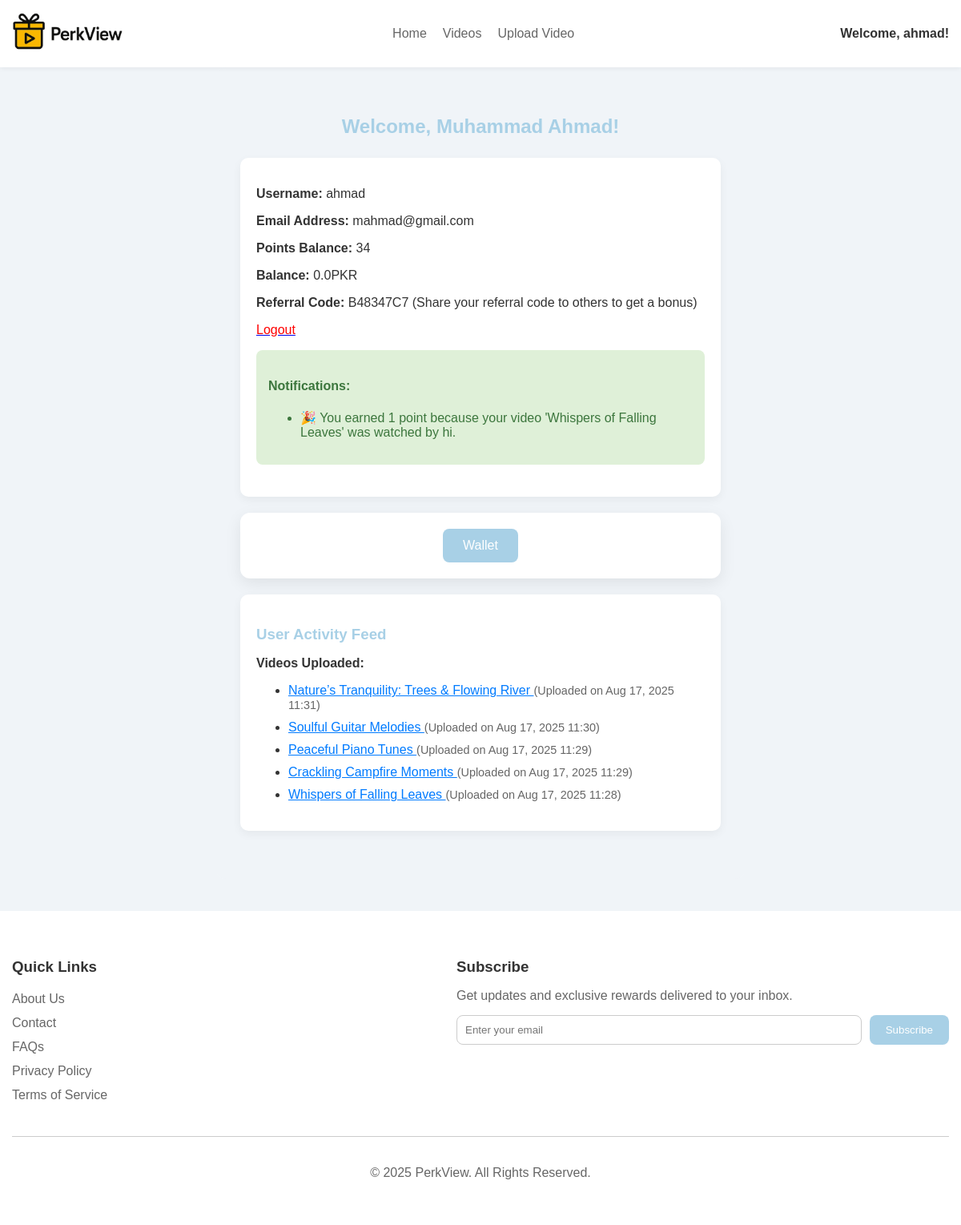
Page /profile/ (signed in) on the committed database.
### home/models.py (models this page shows, shortened)
class Profile(models.Model):
    STATUS_CHOICES = [
        ('active', 'Active'),
        ('inactive', 'Inactive'),
        ('banned', 'Banned'),
    ]
    user = models.OneToOneField(User, on_delete=models.CASCADE)
    full_name = models.CharField(max_length=255)
    account_status = models.CharField(max_length=20, choices=STATUS_CHOICES, default='active')
    points_balance = models.IntegerField(default=0)
    usd_balance = models.FloatField(default=0.0)
    join_date = models.DateTimeField(default=timezone.now)
    referral_code = models.CharField(max_length=10, unique=True, blank=True)
    referred_by = models.CharField(max_length=10, blank=True, null=True)
    notifications = models.TextField(blank=True, default="")
    def save(self, *args, **kwargs):
        if not self.referral_code:
            self.referral_code = str(uuid.uuid4())[:8].upper()
        super(Profile, self).save(*args, **kwargs)

class MediaUpload(models.Model):
    title = models.CharField(max_length=100)
    description = models.TextField()
    tags = models.CharField(max_length=255, blank=True, null=True)
    category = models.CharField(max_length=50)
    caption = models.CharField(max_length=255, blank=True, null=True)
    username = models.CharField(max_length=150)
    media_file = models.FileField(upload_to='uploads/videos/')
    uploaded_at = models.DateTimeField(default=timezone.now)

### home/views.py (the view)
# urls.py: path('profile/', views.profile, name='profile'),
def profile(request):
    if request.user.is_anonymous:
        return redirect('/login')
    user_profile = request.user.profile
    user_videos = MediaUpload.objects.filter(username=request.user.username).order_by('-uploaded_at')
    notifications = user_profile.notifications.splitlines() if user_profile.notifications else []
    user_profile.notifications = ""
    user_profile.save()
    context = {
        "notifications": notifications,
        "user_videos": user_videos,
        "username": request.user.username,
        "email": request.user.email,
        "full_name": user_profile.full_name,
        "points_balance": user_profile.points_balance,
        "usd_balance": user_profile.usd_balance,
        "join_date": user_profile.join_date,
        "referral_code": user_profile.referral_code,
        "referred_by": user_profile.referred_by,
    }
    return render(request, "profile.html", context)

### templates/profile.html
{% extends 'base.html' %}
{% block base %}
<main
    style="background-color:#F0F4F8; padding:40px 30px; border-radius:12px; max-width:600px; margin:0 auto; font-family:sans-serif; color:#333333;">
    <h2 style="color:#A8D0E6; text-align:center; margin-bottom:25px;">Welcome, {{ full_name }}!</h2>
    <div
        style="background-color:#FFFFFF; padding:20px; border-radius:10px; box-shadow:0 4px 12px rgba(0,0,0,0.05); margin-bottom:20px;">
        <p><strong>Username:</strong> <span id="profile-username">{{ username }}</span></p>
        <p><strong>Email Address:</strong> <span id="profile-email">{{ email }}</span></p>
        <p><strong>Points Balance:</strong> <span id="profile-points">{{ points_balance }}</span></p>
        <p><strong>Balance:</strong> <span id="profile-balance">{{ usd_balance }}PKR</span></p>
        <p><strong>Referral Code:</strong> <span id="profile-referral">{{ referral_code }} (Share your referral code to others to get a bonus)</span></p>
        <a href="/logout">
            <p><span style="color: red;">Logout</span></p>
        </a>
        {% if notifications %}
        <div style="padding:15px; margin-bottom:20px; background-color:#DFF0D8; border-radius:8px; color:#3C763D;">
            <h4>Notifications:</h4>
            <ul>
                {% for note in notifications %}
                <li>{{ note }}</li>
                {% endfor %}
            </ul>
        </div>
        {% endif %}
    </div>
    <div
        style="background-color:#FFFFFF; padding:20px; border-radius:12px; box-shadow:0 6px 20px rgba(0,0,0,0.08); margin-bottom:20px; text-align:center; transition:transform 0.3s, box-shadow 0.3s;">
        <a href="/wallet">
            <button
                style="background-color:#A8D0E6; color:#FFFFFF; padding:12px 25px; border:none; border-radius:8px; font-size:1rem; cursor:pointer; transition:background-color 0.3s;">
                Wallet
            </button>
        </a>
    </div>
    <div
        style="background-color:#FFFFFF; padding:20px; border-radius:10px; box-shadow:0 4px 12px rgba(0,0,0,0.05); margin-bottom:20px;">
        <h3 style="color:#A8D0E6; margin-bottom:15px;">User Activity Feed</h3>
        {% if user_videos %}
        <p><strong>Videos Uploaded:</strong></p>
        <ul>
            {% for video in user_videos %}
            <li style="margin-bottom:10px;">
                <a href="{{ video.media_file.url }}" target="_blank" style="color:#007BFF; text-decoration:underline;">
                    {{ video.title }}
                </a>
                <span style="color:#666666; font-size:0.9rem;">(Uploaded on {{ video.uploaded_at|date:"M d, Y H:i"}})</span>
            </li>
            {% endfor %}
        </ul>
        {% else %}
        <p style="color:#666666; font-style:italic;">No videos uploaded yet.</p>
        {% endif %}
    </div>
</main>
{% endblock base %}

### templates/base.html (shortened to what this page needs)
{% load static %}
<!DOCTYPE html>
<html lang="en">
<head>
    <link rel="stylesheet" href="https://cdnjs.cloudflare.com/ajax/libs/font-awesome/6.4.0/css/all.min.css">
</head>
<body style="margin:0; font-family:Arial, sans-serif; background-color:#F0F4F8; color:#333333;">
    <header style="background-color:#FFFFFF; padding:15px 0; box-shadow: 0 2px 6px rgba(0,0,0,0.05); position:relative;">
        <div
            style="max-width:1200px; margin:0 auto; display:flex; align-items:center; justify-content:space-between; padding:0 15px; position:relative;">
            <a href="/">
            <div class="logo">
                <img src="{% static 'images/logo.png' %}" alt="Brand Logo" style="height:50px;">
            </div>
            </a>
            <nav class="nav-links">
                <a href="/" style="text-decoration:none; color: #666666;">Home</a>
                <a href="/videos" style="text-decoration:none; color:#666666;">Videos</a>
                <a href="/upload" style="text-decoration:none; color:#666666;">Upload Video</a>
            </nav>
            <div style="display:flex; align-items:center; gap:10px;">
                {% if user.is_anonymous %}
                <div style="display:flex; align-items:center; gap:10px;">
                    <a href="/login">
                        <button
                            style="background-color:#A8D0E6; color:#FFFFFF; border:none; padding:8px 15px; border-radius:8px; cursor:pointer;">
                            Login / Sign Up
                        </button>
                    </a>
                </div>
                {% else %}
                <div style="display:flex; align-items:center; gap:10px;">
                    <a href="/profile" style="text-decoration:none; color:#333333; font-weight:bold;">
                        Welcome, {{ user.username }}!
                    </a>
                </div>
                {% endif %}
            </div>
        </div>
    </header>
    {% block base %}{% endblock base %}
    <footer style="background-color:#FFFFFF; padding:40px 15px; margin-top:40px;">
        <div style="max-width:1200px; margin:0 auto; display:flex; flex-wrap:wrap; gap:40px;">
            <div style="flex:1 1 200px;">
                <h3 style="color:#333333; margin-bottom:20px;">Quick Links</h3>
                <ul style="list-style:none; padding:0; margin:0;">
                    <li style="margin-bottom:12px;"><a href="/about" style="color:#666666; text-decoration:none;">About Us</a></li>
                    <li style="margin-bottom:12px;"><a href="/contact" style="color:#666666; text-decoration:none;">Contact</a></li>
                    <li style="margin-bottom:12px;"><a href="/faqs" style="color:#666666; text-decoration:none;">FAQs</a></li>
                    <li style="margin-bottom:12px;"><a href="/policy" style="color:#666666; text-decoration:none;">Privacy Policy</a></li>
                    <li style="margin-bottom:12px;"><a href="/terms" style="color:#666666; text-decoration:none;">Terms of Service</a></li>
                </ul>
            </div>
            <div style="flex:1 1 300px;">
                <h3 style="color:#333333; margin-bottom:10px;">Subscribe</h3>
                <p style="color:#666666; margin-bottom:15px;">Get updates and exclusive rewards delivered to your inbox.</p>
                <form id="subscribe-form" method="POST" action="{% url 'subscribe_newsletter' %}"
                    style="display:flex; gap:10px; flex-wrap:wrap;">
                    <input type="email" name="email" id="subscribe-email" placeholder="Enter your email" required
                        style="flex:1; padding:10px; border-radius:8px; border:1px solid #ccc;">
                    <button type="submit"
                        style="background-color:#A8D0E6; color:#FFFFFF; border:none; padding:10px 20px; border-radius:8px; cursor:pointer;">
                        Subscribe
                    </button>
                </form>
            </div>
        </div>
        <div style="margin-top:30px; border-top:1px solid #ccc; padding-top:20px; text-align:center;">
            <p style="color:#666666;">&copy; <span id="year"></span> PerkView. All Rights Reserved.</p>
        </div>
    </footer>
</body>
</html>

### templates/base.html (style rules this page uses)
.nav-links { display: flex; gap: 20px; }

### rows in the picture
Profile: full_name "Muhammad Ahmad", usd_balance "0.0", referral_code "B48347C7", notifications "🎉 You earned 1 point because your video 'Whispers of Falling Leaves' was watched by hi."
MediaUpload: title "Nature’s Tranquility: Trees & Flowing River", uploaded_at "Aug 17, 2025 11:31"
MediaUpload: title "Soulful Guitar Melodies", uploaded_at "Aug 17, 2025 11:30"
MediaUpload: title "Peaceful Piano Tunes", uploaded_at "Aug 17, 2025 11:29"
MediaUpload: title "Crackling Campfire Moments", uploaded_at "Aug 17, 2025 11:29"
MediaUpload: title "Whispers of Falling Leaves", uploaded_at "Aug 17, 2025 11:28"

### other values in the picture
{{ user.username }} "ahmad"
{{ username }} "ahmad"
{{ email }} "mahmad@gmail.com"
{{ points_balance }} "34"
